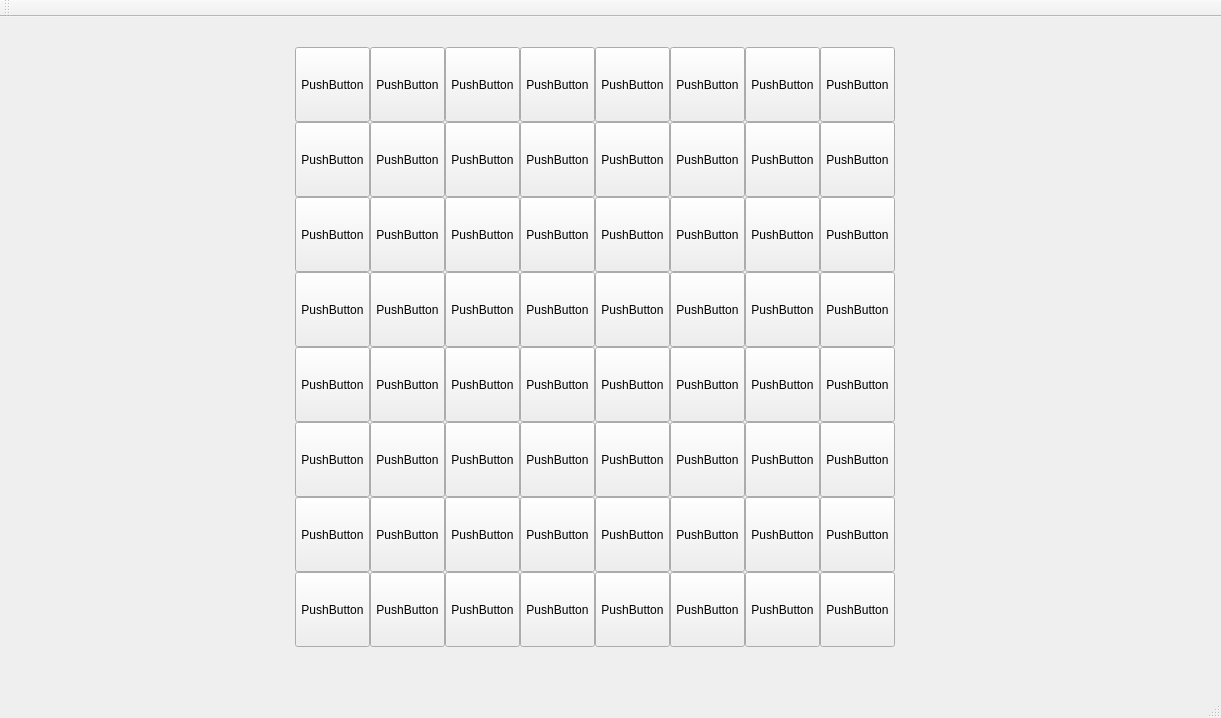
<?xml version="1.0" encoding="UTF-8"?>
<ui version="4.0">
 <class>ChessWindow</class>
 <widget class="QMainWindow" name="ChessWindow">
  <property name="geometry">
   <rect>
    <x>0</x>
    <y>0</y>
    <width>1221</width>
    <height>718</height>
   </rect>
  </property>
  <property name="windowTitle">
   <string>ChessWindow</string>
  </property>
  <widget class="QWidget" name="centralWidget">
   <widget class="QPushButton" name="A_1">
    <property name="geometry">
     <rect>
      <x>295</x>
      <y>555</y>
      <width>75</width>
      <height>75</height>
     </rect>
    </property>
    <property name="text">
     <string>PushButton</string>
    </property>
   </widget>
   <widget class="QPushButton" name="A_2">
    <property name="geometry">
     <rect>
      <x>370</x>
      <y>555</y>
      <width>75</width>
      <height>75</height>
     </rect>
    </property>
    <property name="text">
     <string>PushButton</string>
    </property>
   </widget>
   <widget class="QPushButton" name="A_3">
    <property name="geometry">
     <rect>
      <x>445</x>
      <y>555</y>
      <width>75</width>
      <height>75</height>
     </rect>
    </property>
    <property name="text">
     <string>PushButton</string>
    </property>
   </widget>
   <widget class="QPushButton" name="A_4">
    <property name="geometry">
     <rect>
      <x>520</x>
      <y>555</y>
      <width>75</width>
      <height>75</height>
     </rect>
    </property>
    <property name="text">
     <string>PushButton</string>
    </property>
   </widget>
   <widget class="QPushButton" name="A_5">
    <property name="geometry">
     <rect>
      <x>595</x>
      <y>555</y>
      <width>75</width>
      <height>75</height>
     </rect>
    </property>
    <property name="text">
     <string>PushButton</string>
    </property>
   </widget>
   <widget class="QPushButton" name="A_6">
    <property name="geometry">
     <rect>
      <x>670</x>
      <y>555</y>
      <width>75</width>
      <height>75</height>
     </rect>
    </property>
    <property name="text">
     <string>PushButton</string>
    </property>
   </widget>
   <widget class="QPushButton" name="A_7">
    <property name="geometry">
     <rect>
      <x>745</x>
      <y>555</y>
      <width>75</width>
      <height>75</height>
     </rect>
    </property>
    <property name="text">
     <string>PushButton</string>
    </property>
   </widget>
   <widget class="QPushButton" name="A_8">
    <property name="geometry">
     <rect>
      <x>820</x>
      <y>555</y>
      <width>75</width>
      <height>75</height>
     </rect>
    </property>
    <property name="text">
     <string>PushButton</string>
    </property>
   </widget>
   <widget class="QPushButton" name="B_1">
    <property name="geometry">
     <rect>
      <x>295</x>
      <y>480</y>
      <width>75</width>
      <height>75</height>
     </rect>
    </property>
    <property name="text">
     <string>PushButton</string>
    </property>
   </widget>
   <widget class="QPushButton" name="B_2">
    <property name="geometry">
     <rect>
      <x>370</x>
      <y>480</y>
      <width>75</width>
      <height>75</height>
     </rect>
    </property>
    <property name="text">
     <string>PushButton</string>
    </property>
   </widget>
   <widget class="QPushButton" name="B_3">
    <property name="geometry">
     <rect>
      <x>445</x>
      <y>480</y>
      <width>75</width>
      <height>75</height>
     </rect>
    </property>
    <property name="text">
     <string>PushButton</string>
    </property>
   </widget>
   <widget class="QPushButton" name="B_4">
    <property name="geometry">
     <rect>
      <x>520</x>
      <y>480</y>
      <width>75</width>
      <height>75</height>
     </rect>
    </property>
    <property name="text">
     <string>PushButton</string>
    </property>
   </widget>
   <widget class="QPushButton" name="B_5">
    <property name="geometry">
     <rect>
      <x>595</x>
      <y>480</y>
      <width>75</width>
      <height>75</height>
     </rect>
    </property>
    <property name="text">
     <string>PushButton</string>
    </property>
   </widget>
   <widget class="QPushButton" name="B_6">
    <property name="geometry">
     <rect>
      <x>670</x>
      <y>480</y>
      <width>75</width>
      <height>75</height>
     </rect>
    </property>
    <property name="text">
     <string>PushButton</string>
    </property>
   </widget>
   <widget class="QPushButton" name="B_7">
    <property name="geometry">
     <rect>
      <x>745</x>
      <y>480</y>
      <width>75</width>
      <height>75</height>
     </rect>
    </property>
    <property name="text">
     <string>PushButton</string>
    </property>
   </widget>
   <widget class="QPushButton" name="B_8">
    <property name="geometry">
     <rect>
      <x>820</x>
      <y>480</y>
      <width>75</width>
      <height>75</height>
     </rect>
    </property>
    <property name="text">
     <string>PushButton</string>
    </property>
   </widget>
   <widget class="QPushButton" name="C_1">
    <property name="geometry">
     <rect>
      <x>295</x>
      <y>405</y>
      <width>75</width>
      <height>75</height>
     </rect>
    </property>
    <property name="text">
     <string>PushButton</string>
    </property>
   </widget>
   <widget class="QPushButton" name="C_2">
    <property name="geometry">
     <rect>
      <x>370</x>
      <y>405</y>
      <width>75</width>
      <height>75</height>
     </rect>
    </property>
    <property name="text">
     <string>PushButton</string>
    </property>
   </widget>
   <widget class="QPushButton" name="C_3">
    <property name="geometry">
     <rect>
      <x>445</x>
      <y>405</y>
      <width>75</width>
      <height>75</height>
     </rect>
    </property>
    <property name="text">
     <string>PushButton</string>
    </property>
   </widget>
   <widget class="QPushButton" name="C_4">
    <property name="geometry">
     <rect>
      <x>520</x>
      <y>405</y>
      <width>75</width>
      <height>75</height>
     </rect>
    </property>
    <property name="text">
     <string>PushButton</string>
    </property>
   </widget>
   <widget class="QPushButton" name="C_5">
    <property name="geometry">
     <rect>
      <x>595</x>
      <y>405</y>
      <width>75</width>
      <height>75</height>
     </rect>
    </property>
    <property name="text">
     <string>PushButton</string>
    </property>
   </widget>
   <widget class="QPushButton" name="C_6">
    <property name="geometry">
     <rect>
      <x>670</x>
      <y>405</y>
      <width>75</width>
      <height>75</height>
     </rect>
    </property>
    <property name="text">
     <string>PushButton</string>
    </property>
   </widget>
   <widget class="QPushButton" name="C_7">
    <property name="geometry">
     <rect>
      <x>745</x>
      <y>405</y>
      <width>75</width>
      <height>75</height>
     </rect>
    </property>
    <property name="text">
     <string>PushButton</string>
    </property>
   </widget>
   <widget class="QPushButton" name="C_8">
    <property name="geometry">
     <rect>
      <x>820</x>
      <y>405</y>
      <width>75</width>
      <height>75</height>
     </rect>
    </property>
    <property name="text">
     <string>PushButton</string>
    </property>
   </widget>
    <widget class="QPushButton" name="D_1">
      <property name="geometry">
        <rect>
          <x>295</x>
          <y>330</y>
          <width>75</width>
          <height>75</height>
        </rect>
      </property>
      <property name="text">
        <string>PushButton</string>
      </property>
    </widget>
    <widget class="QPushButton" name="D_2">
      <property name="geometry">
        <rect>
          <x>370</x>
          <y>330</y>
          <width>75</width>
          <height>75</height>
        </rect>
      </property>
      <property name="text">
        <string>PushButton</string>
      </property>
    </widget>
    <widget class="QPushButton" name="D_3">
      <property name="geometry">
        <rect>
          <x>445</x>
          <y>330</y>
          <width>75</width>
          <height>75</height>
        </rect>
      </property>
      <property name="text">
        <string>PushButton</string>
      </property>
    </widget>
    <widget class="QPushButton" name="D_4">
      <property name="geometry">
        <rect>
          <x>520</x>
          <y>330</y>
          <width>75</width>
          <height>75</height>
        </rect>
      </property>
      <property name="text">
        <string>PushButton</string>
      </property>
    </widget>
    <widget class="QPushButton" name="D_5">
      <property name="geometry">
        <rect>
          <x>595</x>
          <y>330</y>
          <width>75</width>
          <height>75</height>
        </rect>
      </property>
      <property name="text">
        <string>PushButton</string>
      </property>
    </widget>
    <widget class="QPushButton" name="D_6">
      <property name="geometry">
        <rect>
          <x>670</x>
          <y>330</y>
          <width>75</width>
          <height>75</height>
        </rect>
      </property>
      <property name="text">
        <string>PushButton</string>
      </property>
    </widget>
    <widget class="QPushButton" name="D_7">
      <property name="geometry">
        <rect>
          <x>745</x>
          <y>330</y>
          <width>75</width>
          <height>75</height>
        </rect>
      </property>
      <property name="text">
        <string>PushButton</string>
      </property>
    </widget>
    <widget class="QPushButton" name="D_8">
      <property name="geometry">
        <rect>
          <x>820</x>
          <y>330</y>
          <width>75</width>
          <height>75</height>
        </rect>
      </property>
      <property name="text">
        <string>PushButton</string>
      </property>
    </widget>
    <widget class="QPushButton" name="E_1">
      <property name="geometry">
        <rect>
          <x>295</x>
          <y>255</y>
          <width>75</width>
          <height>75</height>
        </rect>
      </property>
      <property name="text">
        <string>PushButton</string>
      </property>
    </widget>
    <widget class="QPushButton" name="E_2">
      <property name="geometry">
        <rect>
          <x>370</x>
          <y>255</y>
          <width>75</width>
          <height>75</height>
        </rect>
      </property>
      <property name="text">
        <string>PushButton</string>
      </property>
    </widget>
    <widget class="QPushButton" name="E_3">
      <property name="geometry">
        <rect>
          <x>445</x>
          <y>255</y>
          <width>75</width>
          <height>75</height>
        </rect>
      </property>
      <property name="text">
        <string>PushButton</string>
      </property>
    </widget>
    <widget class="QPushButton" name="E_4">
      <property name="geometry">
        <rect>
          <x>520</x>
          <y>255</y>
          <width>75</width>
          <height>75</height>
        </rect>
      </property>
      <property name="text">
        <string>PushButton</string>
      </property>
    </widget>
    <widget class="QPushButton" name="E_5">
      <property name="geometry">
        <rect>
          <x>595</x>
          <y>255</y>
          <width>75</width>
          <height>75</height>
        </rect>
      </property>
      <property name="text">
        <string>PushButton</string>
      </property>
    </widget>
    <widget class="QPushButton" name="E_6">
      <property name="geometry">
        <rect>
          <x>670</x>
          <y>255</y>
          <width>75</width>
          <height>75</height>
        </rect>
      </property>
      <property name="text">
        <string>PushButton</string>
      </property>
    </widget>
    <widget class="QPushButton" name="E_7">
      <property name="geometry">
        <rect>
          <x>745</x>
          <y>255</y>
          <width>75</width>
          <height>75</height>
        </rect>
      </property>
      <property name="text">
        <string>PushButton</string>
      </property>
    </widget>
    <widget class="QPushButton" name="E_8">
      <property name="geometry">
        <rect>
          <x>820</x>
          <y>255</y>
          <width>75</width>
          <height>75</height>
        </rect>
      </property>
      <property name="text">
        <string>PushButton</string>
      </property>
    </widget>
    <widget class="QPushButton" name="F_1">
      <property name="geometry">
        <rect>
          <x>295</x>
          <y>180</y>
          <width>75</width>
          <height>75</height>
        </rect>
      </property>
      <property name="text">
        <string>PushButton</string>
      </property>
    </widget>
    <widget class="QPushButton" name="F_2">
      <property name="geometry">
        <rect>
          <x>370</x>
          <y>180</y>
          <width>75</width>
          <height>75</height>
        </rect>
      </property>
      <property name="text">
        <string>PushButton</string>
      </property>
    </widget>
    <widget class="QPushButton" name="F_3">
      <property name="geometry">
        <rect>
          <x>445</x>
          <y>180</y>
          <width>75</width>
          <height>75</height>
        </rect>
      </property>
      <property name="text">
        <string>PushButton</string>
      </property>
    </widget>
    <widget class="QPushButton" name="F_4">
      <property name="geometry">
        <rect>
          <x>520</x>
          <y>180</y>
          <width>75</width>
          <height>75</height>
        </rect>
      </property>
      <property name="text">
        <string>PushButton</string>
      </property>
    </widget>
    <widget class="QPushButton" name="F_5">
      <property name="geometry">
        <rect>
          <x>595</x>
          <y>180</y>
          <width>75</width>
          <height>75</height>
        </rect>
      </property>
      <property name="text">
        <string>PushButton</string>
      </property>
    </widget>
    <widget class="QPushButton" name="F_6">
      <property name="geometry">
        <rect>
          <x>670</x>
          <y>180</y>
          <width>75</width>
          <height>75</height>
        </rect>
      </property>
      <property name="text">
        <string>PushButton</string>
      </property>
    </widget>
    <widget class="QPushButton" name="F_7">
      <property name="geometry">
        <rect>
          <x>745</x>
          <y>180</y>
          <width>75</width>
          <height>75</height>
        </rect>
      </property>
      <property name="text">
        <string>PushButton</string>
      </property>
    </widget>
    <widget class="QPushButton" name="F_8">
      <property name="geometry">
        <rect>
          <x>820</x>
          <y>180</y>
          <width>75</width>
          <height>75</height>
        </rect>
      </property>
      <property name="text">
        <string>PushButton</string>
      </property>
    </widget>
    <widget class="QPushButton" name="G_1">
      <property name="geometry">
        <rect>
          <x>295</x>
          <y>105</y>
          <width>75</width>
          <height>75</height>
        </rect>
      </property>
      <property name="text">
        <string>PushButton</string>
      </property>
    </widget>
    <widget class="QPushButton" name="G_2">
      <property name="geometry">
        <rect>
          <x>370</x>
          <y>105</y>
          <width>75</width>
          <height>75</height>
        </rect>
      </property>
      <property name="text">
        <string>PushButton</string>
      </property>
    </widget>
    <widget class="QPushButton" name="G_3">
      <property name="geometry">
        <rect>
          <x>445</x>
          <y>105</y>
          <width>75</width>
          <height>75</height>
        </rect>
      </property>
      <property name="text">
        <string>PushButton</string>
      </property>
    </widget>
    <widget class="QPushButton" name="G_4">
      <property name="geometry">
        <rect>
          <x>520</x>
          <y>105</y>
          <width>75</width>
          <height>75</height>
        </rect>
      </property>
      <property name="text">
        <string>PushButton</string>
      </property>
    </widget>
    <widget class="QPushButton" name="G_5">
      <property name="geometry">
        <rect>
          <x>595</x>
          <y>105</y>
          <width>75</width>
          <height>75</height>
        </rect>
      </property>
      <property name="text">
        <string>PushButton</string>
      </property>
    </widget>
    <widget class="QPushButton" name="G_6">
      <property name="geometry">
        <rect>
          <x>670</x>
          <y>105</y>
          <width>75</width>
          <height>75</height>
        </rect>
      </property>
      <property name="text">
        <string>PushButton</string>
      </property>
    </widget>
    <widget class="QPushButton" name="G_7">
      <property name="geometry">
        <rect>
          <x>745</x>
          <y>105</y>
          <width>75</width>
          <height>75</height>
        </rect>
      </property>
      <property name="text">
        <string>PushButton</string>
      </property>
    </widget>
    <widget class="QPushButton" name="G_8">
      <property name="geometry">
        <rect>
          <x>820</x>
          <y>105</y>
          <width>75</width>
          <height>75</height>
        </rect>
      </property>
      <property name="text">
        <string>PushButton</string>
      </property>
    </widget>
    <widget class="QPushButton" name="H_1">
      <property name="geometry">
        <rect>
          <x>295</x>
          <y>30</y>
          <width>75</width>
          <height>75</height>
        </rect>
      </property>
      <property name="text">
        <string>PushButton</string>
      </property>
    </widget>
    <widget class="QPushButton" name="H_2">
      <property name="geometry">
        <rect>
          <x>370</x>
          <y>30</y>
          <width>75</width>
          <height>75</height>
        </rect>
      </property>
      <property name="text">
        <string>PushButton</string>
      </property>
    </widget>
    <widget class="QPushButton" name="H_3">
      <property name="geometry">
        <rect>
          <x>445</x>
          <y>30</y>
          <width>75</width>
          <height>75</height>
        </rect>
      </property>
      <property name="text">
        <string>PushButton</string>
      </property>
    </widget>
    <widget class="QPushButton" name="H_4">
      <property name="geometry">
        <rect>
          <x>520</x>
          <y>30</y>
          <width>75</width>
          <height>75</height>
        </rect>
      </property>
      <property name="text">
        <string>PushButton</string>
      </property>
    </widget>
    <widget class="QPushButton" name="H_5">
      <property name="geometry">
        <rect>
          <x>595</x>
          <y>30</y>
          <width>75</width>
          <height>75</height>
        </rect>
      </property>
      <property name="text">
        <string>PushButton</string>
      </property>
    </widget>
    <widget class="QPushButton" name="H_6">
      <property name="geometry">
        <rect>
          <x>670</x>
          <y>30</y>
          <width>75</width>
          <height>75</height>
        </rect>
      </property>
      <property name="text">
        <string>PushButton</string>
      </property>
    </widget>
    <widget class="QPushButton" name="H_7">
      <property name="geometry">
        <rect>
          <x>745</x>
          <y>30</y>
          <width>75</width>
          <height>75</height>
        </rect>
      </property>
      <property name="text">
        <string>PushButton</string>
      </property>
    </widget>
    <widget class="QPushButton" name="H_8">
      <property name="geometry">
        <rect>
          <x>820</x>
          <y>30</y>
          <width>75</width>
          <height>75</height>
        </rect>
      </property>
      <property name="text">
        <string>PushButton</string>
      </property>
    </widget>
  </widget>
  <widget class="QMenuBar" name="menuBar">
   <property name="geometry">
    <rect>
     <x>0</x>
     <y>0</y>
     <width>1221</width>
     <height>21</height>
    </rect>
   </property>
  </widget>
  <widget class="QToolBar" name="mainToolBar">
   <attribute name="toolBarArea">
    <enum>TopToolBarArea</enum>
   </attribute>
   <attribute name="toolBarBreak">
    <bool>false</bool>
   </attribute>
  </widget>
  <widget class="QStatusBar" name="statusBar"/>
 </widget>
 <layoutdefault spacing="6" margin="11"/>
 <resources/>
 <connections/>
</ui>
